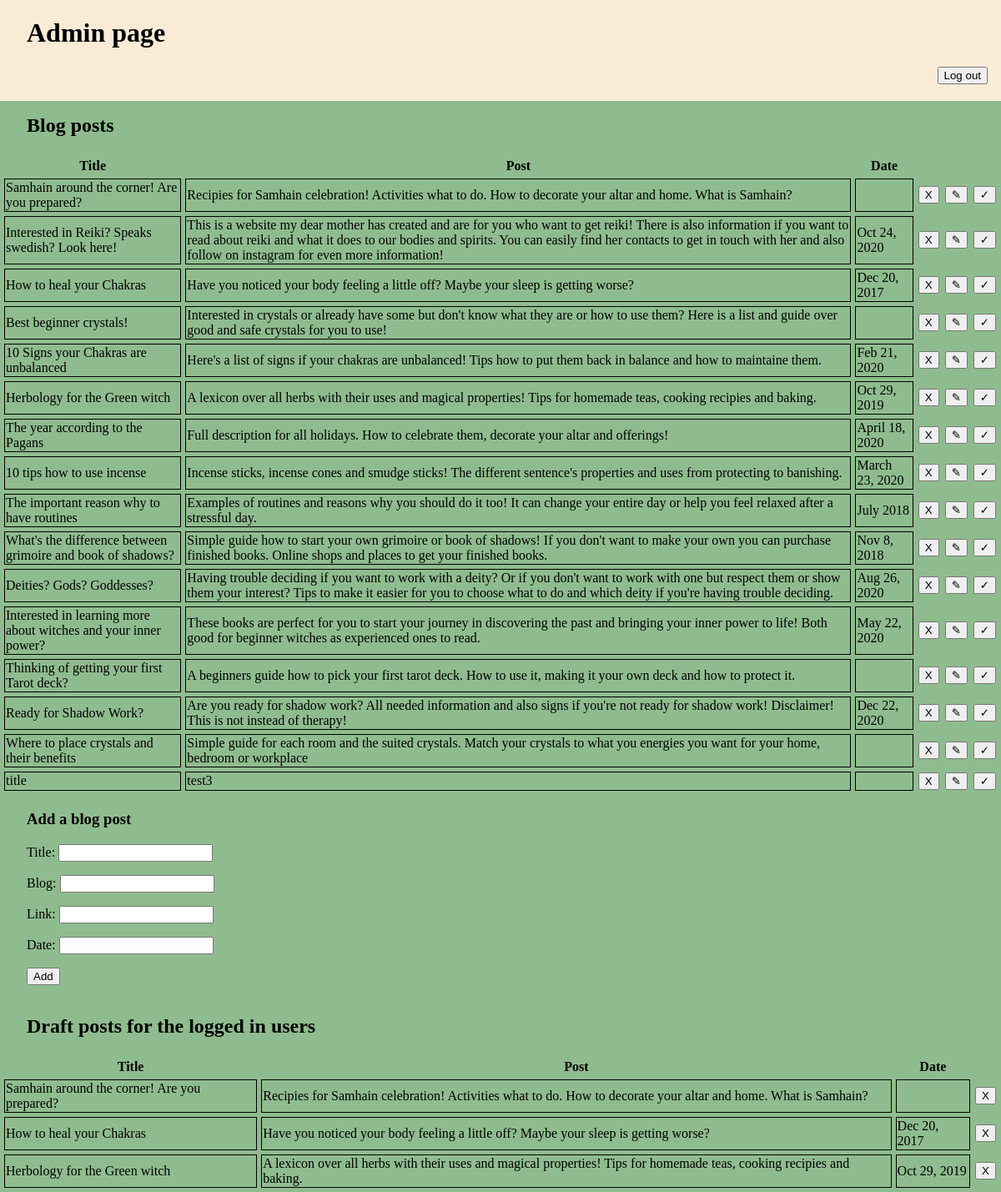
/html/admin.php, run on the app's committed database.
### tables this page shows
CREATE TABLE blog_posts (id INTEGER PRIMARY KEY AUTOINCREMENT NOT NULL UNIQUE, title VARCHAR UNIQUE NOT NULL, blog VARCHAR UNIQUE NOT NULL, dates VARCHAR, link VARCHAR UNIQUE);

CREATE TABLE visible (id INTEGER UNIQUE NOT NULL PRIMARY KEY AUTOINCREMENT REFERENCES blog_posts (id));

### html/admin.php (the view, shortened to what this page needs)
<?php
$db = new PDO("sqlite:thehiddencorner.db");
$stmtBlog = $db -> prepare('SELECT * FROM blog_posts');
$stmtBlog -> execute();
?>
<!DOCTYPE html>
<html>
    <head>
        <link rel="stylesheet" href="../css/blog.css">
    </head>
    <body>
        <h1 id="h1-admin">Admin page</h1>
        <form action="../html/blog.php" method="post" id="knapp">
            <input type="submit" name="logout" value="Log out">
        </form>
        <div id="admin-cont">
            <h2 id="h2-admin">Blog posts</h2>
            <table>
                <tr>
                    <th>Title</th>
                    <th>Post</th>
                    <th>Date</th>
                </tr>
                <?php
                while($blog = $stmtBlog -> fetch())
                {
                    echo <<<TABLEROW
                        <tr>
                            <td id="b">{$blog['title']}</td>
                            <td id="b">{$blog['blog']}</td>
                            <td id="b">{$blog['dates']}</td>
                            <form action="admin.php" method="post">
                                <td><input type="submit" value="X" id="delete"></td>
                                <input type="hidden" name="delete" value="{$blog['id']}">
                            </form>
                            <form action="admin.php" method="post">
                                <td><input type="submit" value="✎" id="edit"></td>
                                <input type="hidden" name="id" value="{$blog['id']}">
                                <input type="hidden" name="edittitle" value="{$blog['title']}">
                                <input type="hidden" name="editpost" value="{$blog['blog']}">
                                <input type="hidden" name="editdate" value="{$blog['dates']}">
                            </form>
                            <form action="admin.php" method="post">
                                <td><input type="submit" value="✓" id="check"></td>
                                <input type="hidden" name="visible" value="{$blog['id']}">
                            </form>
                        </tr>
    TABLEROW;
                }
                ?>
            </table>
                <div id="add-post">
                    <h3>Add a blog post</h3>
                    <form action="../html/admin.php" method="post" id="ny">
                        <p><label for="inputTitle">Title:</label>
                        <input type="text" name="title" required></p>
                        <p><label for="inputBlog">Blog:</label>
                        <input type="text" name="blog" required></p>
                        <p><label for="inputLink">Link:</label>
                        <input type="text" name="link"></p>
                        <p><label for="inputDate">Date:</label>
                        <input type="text" name="date"></p>
                        <p><input type="submit" value="Add"></p>
                    </form>
                </div>
                    <h2 id="h2-admin">Draft posts for the logged in users</h2>
                <table>
                <tr>
                    <th>Title</th>
                    <th>Post</th>
                    <th>Date</th>
                </tr>
                <?php
                $stmtVisible = $db -> prepare('SELECT * FROM visible NATURAL JOIN blog_posts');
                $stmtVisible -> execute();
                while($draft = $stmtVisible -> fetch())
                {
                    echo <<<TABLEROW
                        <tr>
                            <td id="b">{$draft['title']}</td>
                            <td id="b">{$draft['blog']}</td>
                            <td id="b">{$draft['dates']}</td>
                            <form action="admin.php" method="post">
                                <td><input type="submit" value="X" id="delete"></td>
                                <input type="hidden" name="delete" value="{$draft['id']}">
                            </form>
                        </tr>
    TABLEROW;
                }
                ?>
                </table>
            </div>
    </body>
</html>

### css/blog.css (style rules this page uses)
html { margin: 0; padding: 0; background-color: antiquewhite; }
body { margin: 0; padding: 0; }
table { border-spacing: 5px; }
#b { border: 1px solid black; }
#h1-admin, #h2-admin, #add-post { padding-left: 2rem; }
#h2-admin { padding-top: 1rem; }
#knapp { display: flex; justify-content: flex-end; padding-right: 1rem; }
#admin-cont { background-color: darkseagreen; }

### data on the page
blog_posts: title "Samhain around the corner! Are you prepared?", blog "Recipies for Samhain celebration! Activities what to do. How to decorate your altar and home. What is Samhain?"
blog_posts: title "Interested in Reiki? Speaks swedish? Look here!", blog "This is a website my dear mother has created and are for you who want to get reiki! There is also information if you want to read about reiki and what it does to our bodies and spirits. You can easily find her contacts to get in touch with her and also follow on instagram for even more information!", dates "Oct 24, 2020"
blog_posts: title "How to heal your Chakras", blog "Have you noticed your body feeling a little off? Maybe your sleep is getting worse?", dates "Dec 20, 2017"
blog_posts: title "Best beginner crystals!", blog "Interested in crystals or already have some but don't know what they are or how to use them? Here is a list and guide over good and safe crystals for you to use!"
blog_posts: title "10 Signs your Chakras are unbalanced", blog "Here's a list of signs if your chakras are unbalanced! Tips how to put them back in balance and how to maintaine them.", dates "Feb 21, 2020"
blog_posts: title "Herbology for the Green witch", blog "A lexicon over all herbs with their uses and magical properties! Tips for homemade teas, cooking recipies and baking.", dates "Oct 29, 2019"
blog_posts: title "The year according to the Pagans", blog "Full description for all holidays. How to celebrate them, decorate your altar and offerings!", dates "April 18, 2020"
blog_posts: title "10 tips how to use incense", blog "Incense sticks, incense cones and smudge sticks! The different sentence's properties and uses from protecting to banishing.", dates "March 23, 2020"
blog_posts: title "The important reason why to have routines", blog "Examples of routines and reasons why you should do it too! It can change your entire day or help you feel relaxed after a stressful day.", dates "July 2018"
blog_posts: title "What's the difference between grimoire and book of shadows?", blog "Simple guide how to start your own grimoire or book of shadows! If you don't want to make your own you can purchase finished books. Online shops and places to get your finished books.", dates "Nov 8, 2018"
blog_posts: title "Deities? Gods? Goddesses?", blog "Having trouble deciding if you want to work with a deity? Or if you don't want to work with one but respect them or show them your interest? Tips to make it easier for you to choose what to do and which deity if you're having trouble deciding.", dates "Aug 26, 2020"
blog_posts: title "Interested in learning more about witches and your inner power?", blog "These books are perfect for you to start your journey in discovering the past and bringing your inner power to life! Both good for beginner witches as experienced ones to read.", dates "May 22, 2020"
blog_posts: title "Thinking of getting your first Tarot deck?", blog "A beginners guide how to pick your first tarot deck. How to use it, making it your own deck and how to protect it."
blog_posts: title "Ready for Shadow Work?", blog "Are you ready for shadow work? All needed information and also signs if you're not ready for shadow work! Disclaimer! This is not instead of therapy!", dates "Dec 22, 2020"
blog_posts: title "Where to place crystals and their benefits", blog "Simple guide for each room and the suited crystals. Match your crystals to what you energies you want for your home, bedroom or workplace"
blog_posts: title "title", blog "test3"
visible: id.title "Samhain around the corner! Are you prepared?", id.blog "Recipies for Samhain celebration! Activities what to do. How to decorate your altar and home. What is Samhain?"
visible: id.title "How to heal your Chakras", id.blog "Have you noticed your body feeling a little off? Maybe your sleep is getting worse?", id.dates "Dec 20, 2017"
visible: id.title "Herbology for the Green witch", id.blog "A lexicon over all herbs with their uses and magical properties! Tips for homemade teas, cooking recipies and baking.", id.dates "Oct 29, 2019"
